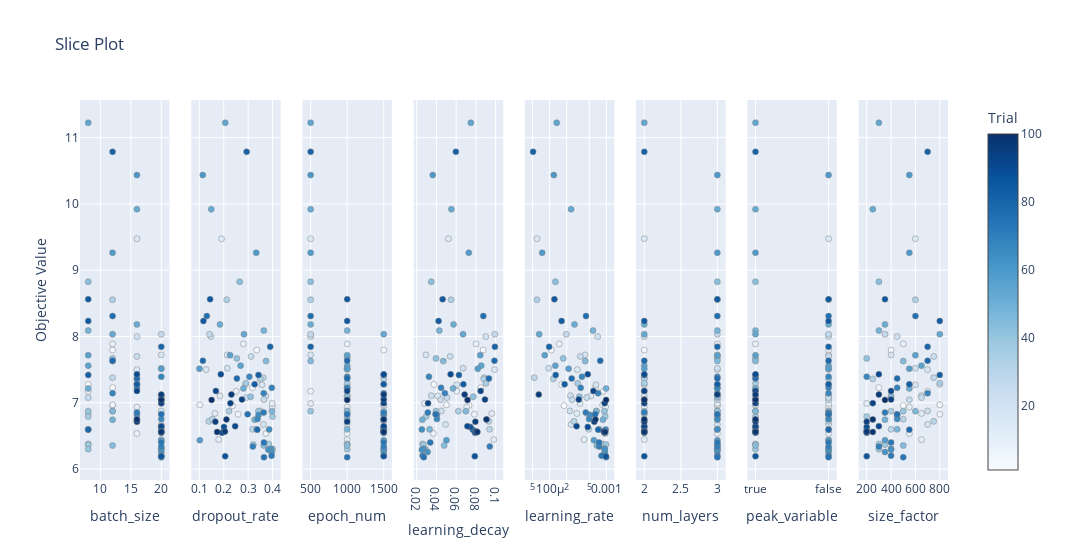

Source (notebook cell):
### Code cell
fig = optuna.visualization.plot_slice(study)
fig.show()
